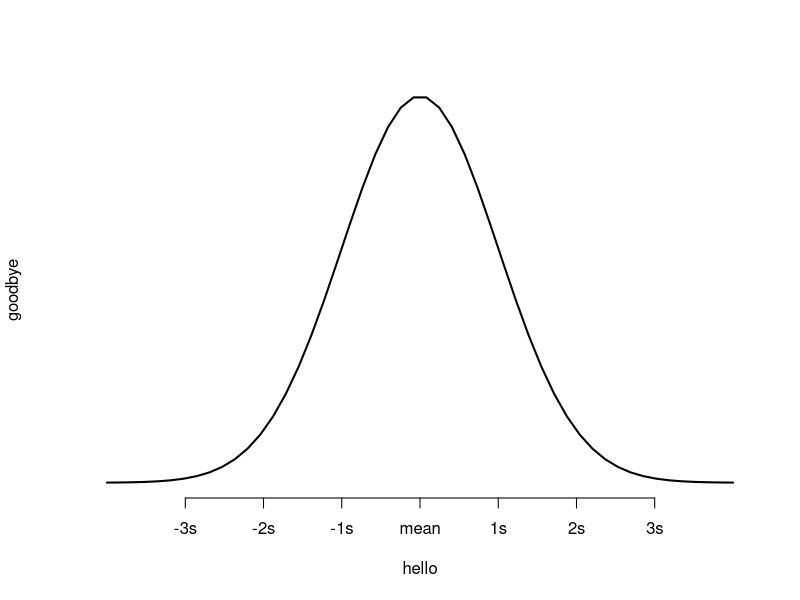

Write the R code that produced this figure.
#create a sequence of 50 equally space numbers between -4 and 4
x<-seq(-4,4,length=50)

#create a vector of values that shows the height of the 
#probability distribution for each value in x
y<-dnorm(x)

#plot x and y as a scatterplot with connected lines (type="l")
#and add an x-axis with custom labels
plot(x,y,type="l",lwd=2, axes=FALSE,xlab="hello",ylab="goodbye")
axis(1, at = -3:3, labels=c("-3s","-2s","-1s","mean","1s","2s","3s"))
